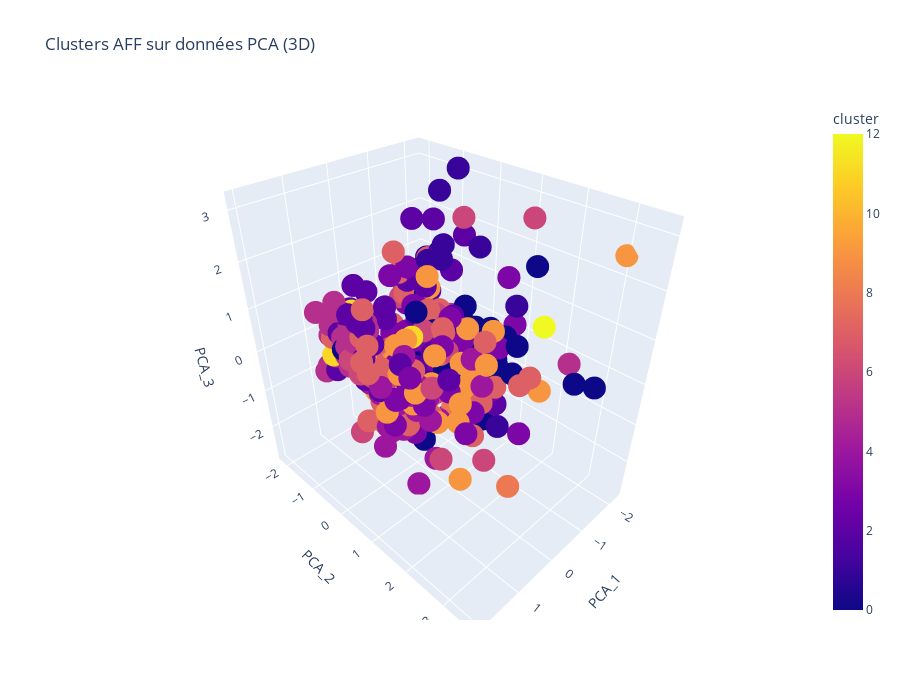
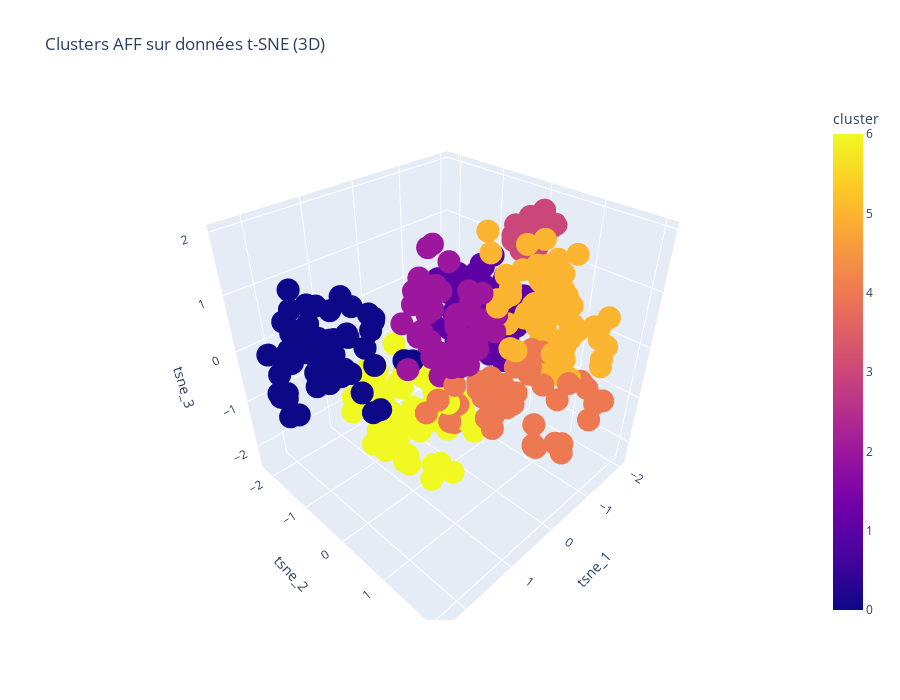
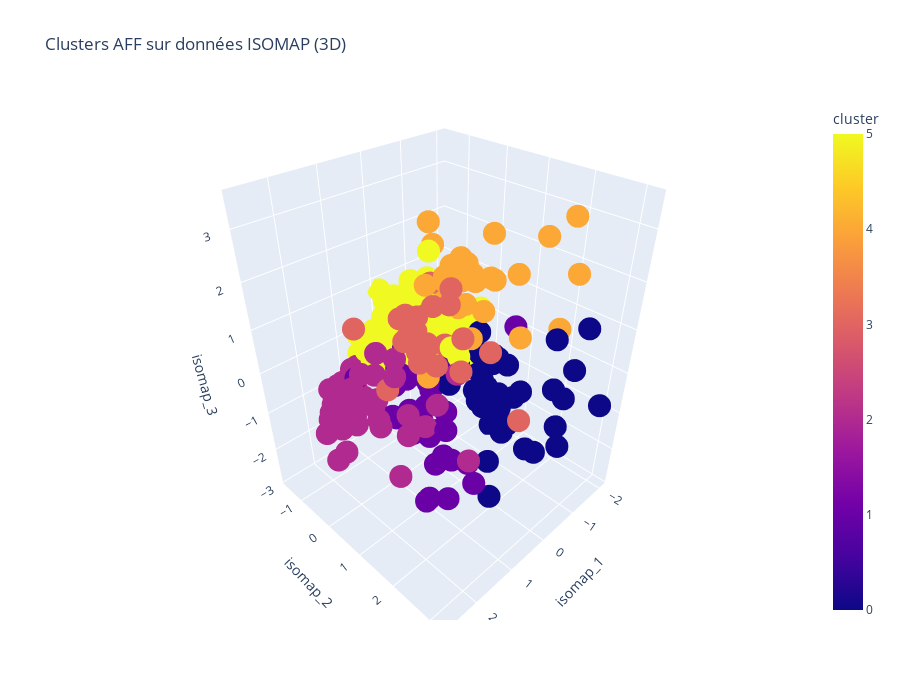
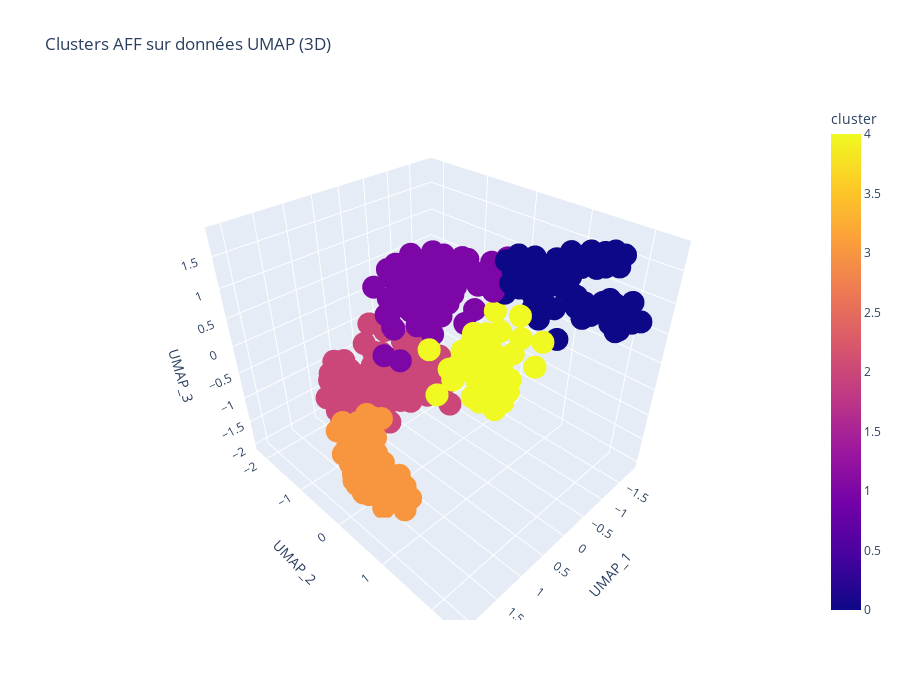

The notebook cell these images were saved under, in order:
### Markdown cell above
## Results Display

### Code cell
def print_results(X, column1, column2, data_name) :
    fig = px.scatter(
        X,
        x= column1, 
        y= column2, 
        color='cluster', 
        hover_data=['player_name', 'positions'],  # ce qui s'affiche au survol
        title=f"Clusters AFF sur données {data_name}",
        width=800, 
        height=600,
        color_discrete_sequence= None
    )
    fig.show()

def print_results_3d(X, column1, column2, column3, data_name):
    fig = px.scatter_3d(
        X,
        x=column1,
        y=column2,
        z=column3,
        color='cluster',
        hover_data=['player_name', 'positions'],  # info au survol
        title=f"Clusters AFF sur données {data_name} (3D)",
        width=900,
        height=700,
        color_discrete_sequence=None
    )
    fig.show()

"""
print("="*60)
print("============RESULTS EN 2D===============")
print("="*60)
print_results(X_aff_PCA_best, "PCA_1", "PCA_2", "PCA")
print_results(X_aff_tSNE_best, "tsne_1", "tsne_2", "t-SNE")
print_results(X_aff_ISOMAP_best, "isomap_1", "isomap_2", "ISOMAP")
print_results(X_aff_UMAP_best, "UMAP_1", "UMAP_2", "UMAP")
"""

print("="*60)
print("============RESULTS EN 3D===============")
print("="*60)
print_results_3d(X_aff_PCA_best, "PCA_1", "PCA_2", "PCA_3", "PCA")
print_results_3d(X_aff_tSNE_best, "tsne_1", "tsne_2", "tsne_3", "t-SNE")
print_results_3d(X_aff_ISOMAP_best, "isomap_1", "isomap_2", "isomap_3", "ISOMAP")
print_results_3d(X_aff_UMAP_best, "UMAP_1", "UMAP_2", "UMAP_3", "UMAP")

### Figure 1 — Plotly figure (JSON) as saved in the notebook; plotly's stock layout.template omitted (floating-point values rounded to 4 significant figures; data arrays with more than 128 entries replaced by an {"elided": "..."} marker saying what was removed)
{"data": [{"customdata": {"elided": "333x2 str values"}, "hovertemplate": "PCA_1=%{x}<br>PCA_2=%{y}<br>PCA_3=%{z}<br>player_name=%{customdata[0]}<br>positions=%{customdata[1]}<br>cluster=%{marker.color}<extra></extra>", "legendgroup": "", "marker": {"color": {"elided": "333 int values"}, "coloraxis": "coloraxis", "symbol": "circle"}, "mode": "markers", "name": "", "scene": "scene", "showlegend": false, "type": "scatter3d", "x": {"elided": "333 float values"}, "y": {"elided": "333 float values"}, "z": {"elided": "333 float values"}}], "layout": {"coloraxis": {"colorbar": {"title": {"text": "cluster"}}, "colorscale": [[0, "#0d0887"], [0.1111, "#46039f"], [0.2222, "#7201a8"], [0.3333, "#9c179e"], [0.4444, "#bd3786"], [0.5556, "#d8576b"], [0.6667, "#ed7953"], [0.7778, "#fb9f3a"], [0.8889, "#fdca26"], [1, "#f0f921"]]}, "height": 700, "legend": {"tracegroupgap": 0}, "scene": {"domain": {"x": [0, 1], "y": [0, 1]}, "xaxis": {"title": {"text": "PCA_1"}}, "yaxis": {"title": {"text": "PCA_2"}}, "zaxis": {"title": {"text": "PCA_3"}}}, "title": {"text": "Clusters AFF sur données PCA (3D)"}, "width": 900}}

### Figure 2 — Plotly figure (JSON) as saved in the notebook; plotly's stock layout.template omitted (floating-point values rounded to 4 significant figures; data arrays with more than 128 entries replaced by an {"elided": "..."} marker saying what was removed)
{"data": [{"customdata": {"elided": "356x2 str values"}, "hovertemplate": "tsne_1=%{x}<br>tsne_2=%{y}<br>tsne_3=%{z}<br>player_name=%{customdata[0]}<br>positions=%{customdata[1]}<br>cluster=%{marker.color}<extra></extra>", "legendgroup": "", "marker": {"color": {"elided": "356 int values"}, "coloraxis": "coloraxis", "symbol": "circle"}, "mode": "markers", "name": "", "scene": "scene", "showlegend": false, "type": "scatter3d", "x": {"elided": "356 float values"}, "y": {"elided": "356 float values"}, "z": {"elided": "356 float values"}}], "layout": {"coloraxis": {"colorbar": {"title": {"text": "cluster"}}, "colorscale": [[0, "#0d0887"], [0.1111, "#46039f"], [0.2222, "#7201a8"], [0.3333, "#9c179e"], [0.4444, "#bd3786"], [0.5556, "#d8576b"], [0.6667, "#ed7953"], [0.7778, "#fb9f3a"], [0.8889, "#fdca26"], [1, "#f0f921"]]}, "height": 700, "legend": {"tracegroupgap": 0}, "scene": {"domain": {"x": [0, 1], "y": [0, 1]}, "xaxis": {"title": {"text": "tsne_1"}}, "yaxis": {"title": {"text": "tsne_2"}}, "zaxis": {"title": {"text": "tsne_3"}}}, "title": {"text": "Clusters AFF sur données t-SNE (3D)"}, "width": 900}}

### Figure 3 — Plotly figure (JSON) as saved in the notebook; plotly's stock layout.template omitted (floating-point values rounded to 4 significant figures; data arrays with more than 128 entries replaced by an {"elided": "..."} marker saying what was removed)
{"data": [{"customdata": {"elided": "333x2 str values"}, "hovertemplate": "isomap_1=%{x}<br>isomap_2=%{y}<br>isomap_3=%{z}<br>player_name=%{customdata[0]}<br>positions=%{customdata[1]}<br>cluster=%{marker.color}<extra></extra>", "legendgroup": "", "marker": {"color": {"elided": "333 int values"}, "coloraxis": "coloraxis", "symbol": "circle"}, "mode": "markers", "name": "", "scene": "scene", "showlegend": false, "type": "scatter3d", "x": {"elided": "333 float values"}, "y": {"elided": "333 float values"}, "z": {"elided": "333 float values"}}], "layout": {"coloraxis": {"colorbar": {"title": {"text": "cluster"}}, "colorscale": [[0, "#0d0887"], [0.1111, "#46039f"], [0.2222, "#7201a8"], [0.3333, "#9c179e"], [0.4444, "#bd3786"], [0.5556, "#d8576b"], [0.6667, "#ed7953"], [0.7778, "#fb9f3a"], [0.8889, "#fdca26"], [1, "#f0f921"]]}, "height": 700, "legend": {"tracegroupgap": 0}, "scene": {"domain": {"x": [0, 1], "y": [0, 1]}, "xaxis": {"title": {"text": "isomap_1"}}, "yaxis": {"title": {"text": "isomap_2"}}, "zaxis": {"title": {"text": "isomap_3"}}}, "title": {"text": "Clusters AFF sur données ISOMAP (3D)"}, "width": 900}}

### Figure 4 — Plotly figure (JSON) as saved in the notebook; plotly's stock layout.template omitted (floating-point values rounded to 4 significant figures; data arrays with more than 128 entries replaced by an {"elided": "..."} marker saying what was removed)
{"data": [{"customdata": {"elided": "333x2 str values"}, "hovertemplate": "UMAP_1=%{x}<br>UMAP_2=%{y}<br>UMAP_3=%{z}<br>player_name=%{customdata[0]}<br>positions=%{customdata[1]}<br>cluster=%{marker.color}<extra></extra>", "legendgroup": "", "marker": {"color": {"elided": "333 int values"}, "coloraxis": "coloraxis", "symbol": "circle"}, "mode": "markers", "name": "", "scene": "scene", "showlegend": false, "type": "scatter3d", "x": {"elided": "333 float values"}, "y": {"elided": "333 float values"}, "z": {"elided": "333 float values"}}], "layout": {"coloraxis": {"colorbar": {"title": {"text": "cluster"}}, "colorscale": [[0, "#0d0887"], [0.1111, "#46039f"], [0.2222, "#7201a8"], [0.3333, "#9c179e"], [0.4444, "#bd3786"], [0.5556, "#d8576b"], [0.6667, "#ed7953"], [0.7778, "#fb9f3a"], [0.8889, "#fdca26"], [1, "#f0f921"]]}, "height": 700, "legend": {"tracegroupgap": 0}, "scene": {"domain": {"x": [0, 1], "y": [0, 1]}, "xaxis": {"title": {"text": "UMAP_1"}}, "yaxis": {"title": {"text": "UMAP_2"}}, "zaxis": {"title": {"text": "UMAP_3"}}}, "title": {"text": "Clusters AFF sur données UMAP (3D)"}, "width": 900}}
